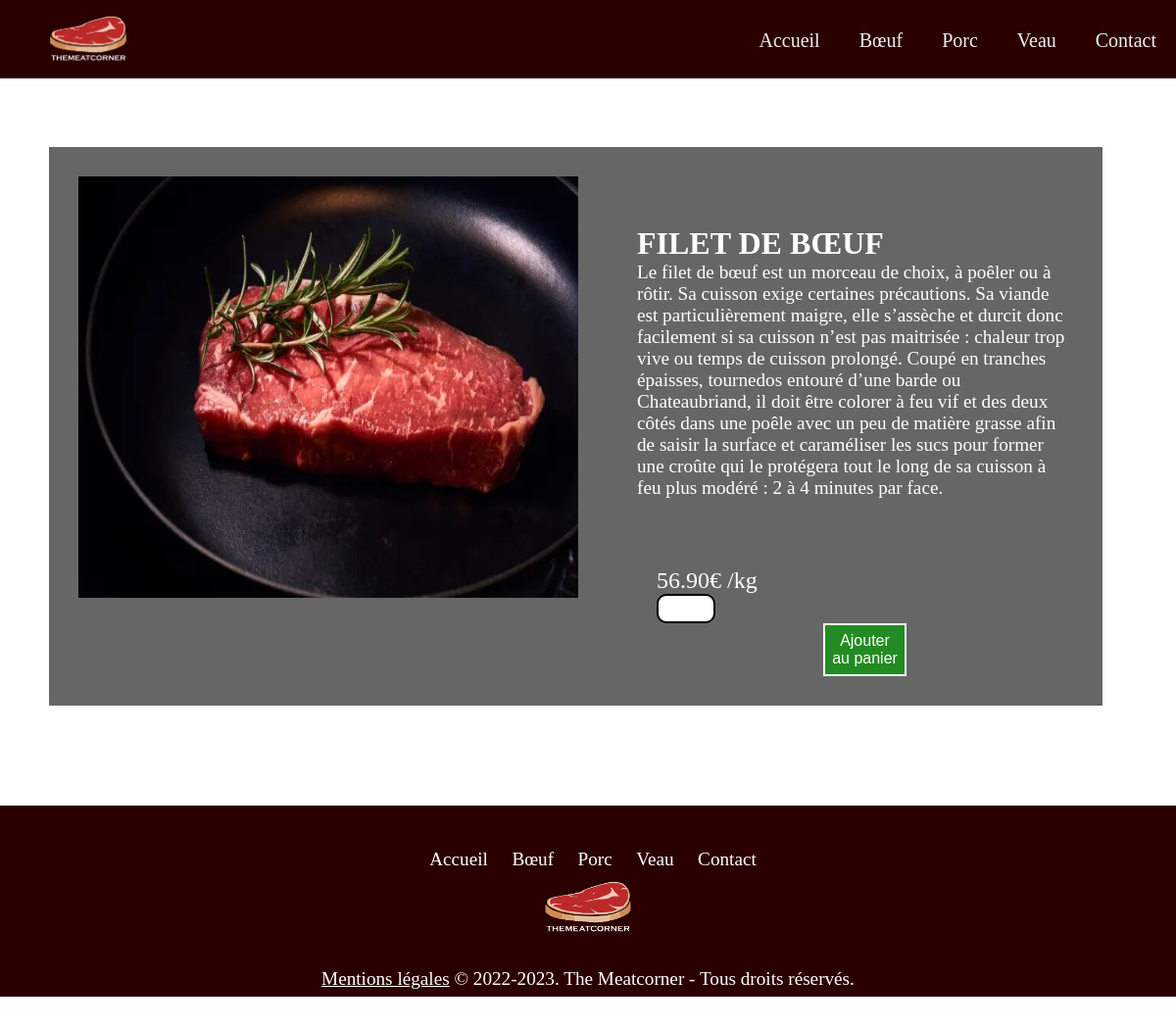
Page /pageboeuf/pagesviandesboeuf/filetdeboeuf.php on the committed database.
### tables this page shows
create table Viande (
	id int auto_increment       not null,
	nom varchar (30)            not null,
	descriptionv text           not null,
	prix decimal(4,2)           not null,
	photo varchar(100)          not null,
	idAnimal int                not null,
	Foreign key (idAnimal) references Animal (id),
	PRIMARY KEY (id)
);

### pageboeuf/pagesviandesboeuf/filetdeboeuf.php (the view)
<html>
<?php include '../../include/header.php'; ?>
<head>
    <link rel="stylesheet" href="../../style.css">
</head>
<body>
<div class="flex1">
    <div>
        <?php
        $bdd = new PDO('mysql:host=localhost;dbname=tmc;charset=utf8', 'root', '');
        $req = $bdd->query('SELECT * FROM viande where id = 15');
        while ($donnees = $req->fetch()) {
            echo('<img class="imgid1" src="../../pageboeuf/img/viandeboeuf/' . $donnees['photo'] . '">');
        }
        ?>
    </div>
    <div class="divgauche">
        <?php
        $bdd = new PDO('mysql:host=localhost;dbname=tmc;charset=utf8', 'root', '');
        $req = $bdd->query('SELECT * FROM viande where id = 15');
        while ($donnees = $req->fetch()) {
            echo('<a class="nomviande1"</a>' . $donnees['nom'] ."<br>" . '<a class="descriptionviande"</a>' . $donnees['descriptionv'] . "<br>" .
                '<p class="prixviande"</p>' . $donnees['prix'] .  "€ /kg" . "<br>" .
                '<input type="number" class="inputnombre" id="tentacles" min="1" max="100">' .
                '<button class="boutonpanier1">Ajouter au panier</button>');
        }
        ?>
    </div>
</div>
</body>
<?php include '../../include/footer.php'; ?>
</html>

### style.css (style rules this page uses)
body { font-family: Gabriola; font-size: 25px; color: white; background-image: url("img/fondtmc.jpg"); background-repeat: no-repeat; background-attachment: fixed; margin: 0; width: 100%; display: block; background-size: cover; }
* { padding: 0; margin: 0; box-sizing: border-box; }
.boutonpanier1 { width: 20%; padding: 7px; background-color: forestgreen; color: white; border: 2px solid white; font-size: 1rem; cursor: pointer; display: block; margin: auto; }
.imgid1 { height:490px; width:570px; padding: 30px; }
.flex1 { display: flex; margin: 70px 75px 75px 50px; background: rgba(0, 0, 0, 0.6); }
.divgauche { padding: 30px; margin-top: 50px; }
.descriptionviande { font-size: 1.2rem; color: white; font-family: "Arial Nova Light"; }
.nomviande1 { font-size: 2rem; font-weight: bold; color: white; text-transform: uppercase; }
.prixviande { padding-left: 20px; padding-top: 20px; margin-top: 50px; font-family: "Arial Nova Light"; font-size: 1.5rem; }
.inputnombre { width: 60px; height: 30px; border: 2px solid black; border-radius: 10px; padding-left: 10px; }
.footer ul a { color:inherit; text-decoration:none; padding: 0 10px; font-size: 1.2rem; }

### rows in the picture
viande: photo (picture), nom "FILET DE BŒUF", descriptionv "Le filet de bœuf est un morceau de choix, à poêler ou à rôtir. Sa cuisson exige certaines précautions. Sa viande est particulièrement maigre, elle s’assèche et durcit donc facilement si sa cuisson n’est pas maitrisée : chaleur trop vive ou temps de cuisson prolongé. Coupé en tranches épaisses, tournedos entouré d’une barde ou Chateaubriand, il doit être colorer à feu vif et des deux côtés dans une poêle avec un peu de matière grasse afin de saisir la surface et caraméliser les sucs pour former une croûte qui le protégera tout le long de sa cuisson à feu plus modéré : 2 à 4 minutes par face.", prix "56.90"
